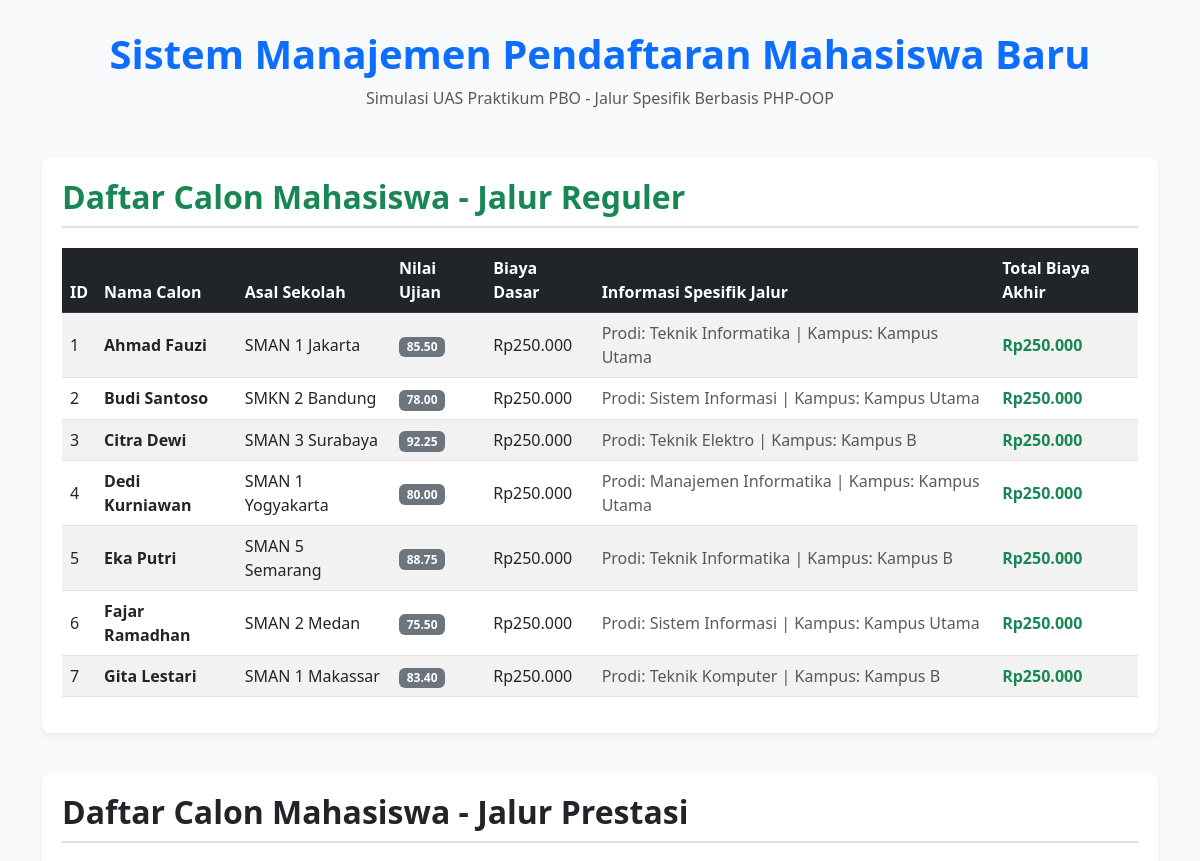
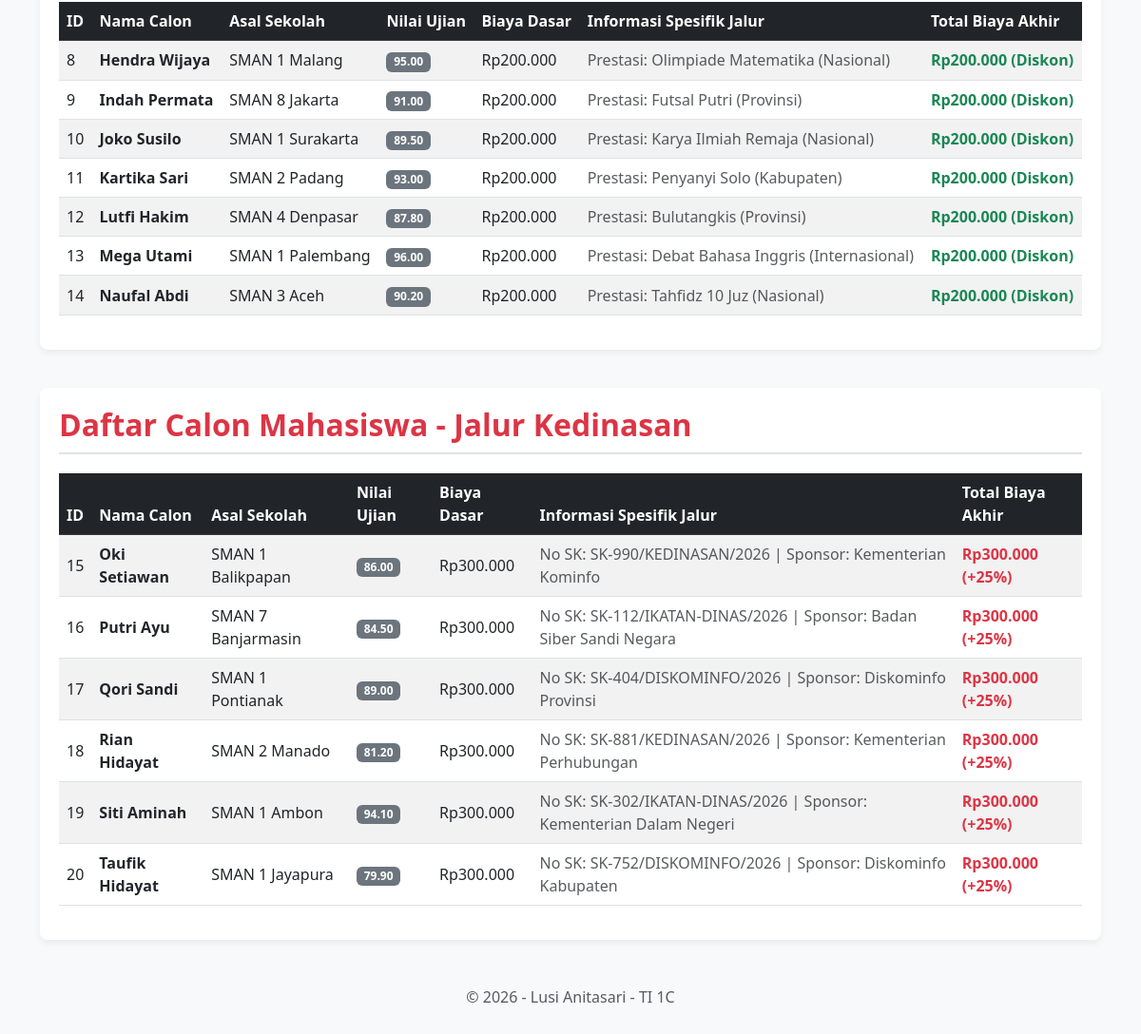
The page / on the database its author committed (2 pictures, top to bottom).
### tables this page shows
CREATE TABLE `tabel_pendaftaran` (
  `id_pendaftaran` int NOT NULL,
  `nama_calon` varchar(100) NOT NULL,
  `asal_sekolah` varchar(100) NOT NULL,
  `nilai_ujian` decimal(5,2) NOT NULL,
  `biaya_pendaftaran_dasar` int NOT NULL,
  `jalur_pendaftaran` enum('Reguler','Prestasi','Kedinasan') NOT NULL,
  `pilihan_prodi` varchar(100) DEFAULT NULL,
  `lokasi_kampus` varchar(100) DEFAULT NULL,
  `jenis_prestasi` varchar(100) DEFAULT NULL,
  `tingkat_prestasi` varchar(50) DEFAULT NULL,
  `sk_ikatan_dinas` varchar(100) DEFAULT NULL,
  `instansi_sponsor` varchar(100) DEFAULT NULL
);

### PendaftaranReguler.php (called while the page is built, shortened)
<?php
require_once 'Pendaftaran.php';
class PendaftaranReguler extends Pendaftaran {
    private $pilihanProdi;
    private $lokasiKampus;
    public function __construct($id_pendaftaran, $nama_calon, $asal_sekolah, $nilai_ujian, $biayaPendaftaranDasar, $pilihanProdi, $lokasiKampus) {
        $this->pilihanProdi = $pilihanProdi;
        $this->lokasiKampus = $lokasiKampus;
    }
    public static function getDaftarReguler($db) {
        $query = "SELECT * FROM tabel_pendaftaran WHERE jalur_pendaftaran = 'Reguler'";
        return mysqli_query($db, $query);
    }
    public function hitungTotalBiaya() {
        return $this->biayaPendaftaranDasar;
    }
    public function tampilkanInfoJalur() {
        return "Prodi: " . $this->pilihanProdi . " | Kampus: " . $this->lokasiKampus;
    }
}

### Pendaftaran.php (called while the page is built, shortened)
<?php
abstract class Pendaftaran {
    public function __construct($id_pendaftaran, $nama_calon, $asal_sekolah, $nilai_ujian, $biayaPendaftaranDasar) {
        $this->biayaPendaftaranDasar = $biayaPendaftaranDasar;
    }
}

### PendaftaranPrestasi.php (called while the page is built, shortened)
<?php
require_once 'Pendaftaran.php';
class PendaftaranPrestasi extends Pendaftaran {
    private $jenisPrestasi;
    private $tingkatPrestasi;
    public function __construct($id_pendaftaran, $nama_calon, $asal_sekolah, $nilai_ujian, $biayaPendaftaranDasar, $jenisPrestasi, $tingkatPrestasi) {
        $this->jenisPrestasi = $jenisPrestasi;
        $this->tingkatPrestasi = $tingkatPrestasi;
    }
    public static function getDaftarPrestasi($db) {
        $query = "SELECT * FROM tabel_pendaftaran WHERE jalur_pendaftaran = 'Prestasi'";
        return mysqli_query($db, $query);
    }
    public function hitungTotalBiaya() {
        return $this->biayaPendaftaranDasar;
    }
    public function tampilkanInfoJalur() {
        return "Prestasi: " . $this->jenisPrestasi . " (" . $this->tingkatPrestasi . ")";
    }
}

### PendaftaranKedinasan.php (called while the page is built, shortened)
<?php
require_once 'Pendaftaran.php';
class PendaftaranKedinasan extends Pendaftaran {
    private $skIkatanDinas;
    private $instansiSponsor;
    public function __construct($id_pendaftaran, $nama_calon, $asal_sekolah, $nilai_ujian, $biayaPendaftaranDasar, $skIkatanDinas, $instansiSponsor) {
        $this->skIkatanDinas = $skIkatanDinas;
        $this->instansiSponsor = $instansiSponsor;
    }
    public static function getDaftarKedinasan($db) {
        $query = "SELECT * FROM tabel_pendaftaran WHERE jalur_pendaftaran = 'Kedinasan'";
        return mysqli_query($db, $query);
    }
    public function hitungTotalBiaya() {
        return $this->biayaPendaftaranDasar;
    }
    public function tampilkanInfoJalur() {
        return "No SK: " . $this->skIkatanDinas . " | Sponsor: " . $this->instansiSponsor;
    }
}

### index.php (the view, shortened to what this page needs)
<?php
require_once __DIR__ . '/koneksi/koneksi.php';
require_once __DIR__ . '/Pendaftaran.php';
require_once __DIR__ . '/PendaftaranReguler.php';
require_once __DIR__ . '/PendaftaranPrestasi.php';
require_once __DIR__ . '/PendaftaranKedinasan.php';
$dataReguler   = PendaftaranReguler::getDaftarReguler($koneksi);
$dataPrestasi  = PendaftaranPrestasi::getDaftarPrestasi($koneksi);
$dataKedinasan = PendaftaranKedinasan::getDaftarKedinasan($koneksi);
?>
<!DOCTYPE html>
<html lang="id">
<head>
    <link href="https://cdn.jsdelivr.net/npm/bootstrap@5.3.0/dist/css/bootstrap.min.css" rel="stylesheet">
</head>
<body>
<div class="container">
    <div class="text-center mb-5">
        <h1 class="fw-bold text-primary">Sistem Manajemen Pendaftaran Mahasiswa Baru</h1>
        <p class="text-muted">Simulasi UAS Praktikum PBO - Jalur Spesifik Berbasis PHP-OOP</p>
    </div>
    <div class="table-container">
        <h2 class="text-success">Daftar Calon Mahasiswa - Jalur Reguler</h2>
        <table class="table table-striped table-hover align-middle">
            <thead class="table-dark">
                <tr>
                    <th>ID</th>
                    <th>Nama Calon</th>
                    <th>Asal Sekolah</th>
                    <th>Nilai Ujian</th>
                    <th>Biaya Dasar</th>
                    <th>Informasi Spesifik Jalur</th>
                    <th>Total Biaya Akhir</th>
                </tr>
            </thead>
            <tbody>
                <?php while ($row = mysqli_fetch_assoc($dataReguler)):
                    $mhs = new PendaftaranReguler(
                        $row['id_pendaftaran'], $row['nama_calon'], $row['asal_sekolah'],
                        $row['nilai_ujian'], $row['biaya_pendaftaran_dasar'],
                        $row['pilihan_prodi'], $row['lokasi_kampus']
                    );
                ?>
                <tr>
                    <td><?= $row['id_pendaftaran']; ?></td>
                    <td><strong><?= $row['nama_calon']; ?></strong></td>
                    <td><?= $row['asal_sekolah']; ?></td>
                    <td><span class="badge bg-secondary"><?= $row['nilai_ujian']; ?></span></td>
                    <td>Rp<?= number_format($row['biaya_pendaftaran_dasar'], 0, ',', '.'); ?></td>
                    <td><span class="text-muted"><?= $mhs->tampilkanInfoJalur(); ?></span></td>
                    <td class="fw-bold text-success">Rp<?= number_format($mhs->hitungTotalBiaya(), 0, ',', '.'); ?></td>
                </tr>
                <?php endwhile; ?>
            </tbody>
        </table>
    </div>
    <div class="table-container">
        <h2 class="text-warning text-dark">Daftar Calon Mahasiswa - Jalur Prestasi</h2>
        <table class="table table-striped table-hover align-middle">
            <thead class="table-dark">
                <tr>
                    <th>ID</th>
                    <th>Nama Calon</th>
                    <th>Asal Sekolah</th>
                    <th>Nilai Ujian</th>
                    <th>Biaya Dasar</th>
                    <th>Informasi Spesifik Jalur</th>
                    <th>Total Biaya Akhir</th>
                </tr>
            </thead>
            <tbody>
                <?php while ($row = mysqli_fetch_assoc($dataPrestasi)):
                    $mhs = new PendaftaranPrestasi(
                        $row['id_pendaftaran'], $row['nama_calon'], $row['asal_sekolah'],
                        $row['nilai_ujian'], $row['biaya_pendaftaran_dasar'],
                        $row['jenis_prestasi'], $row['tingkat_prestasi']
                    );
                ?>
                <tr>
                    <td><?= $row['id_pendaftaran']; ?></td>
                    <td><strong><?= $row['nama_calon']; ?></strong></td>
                    <td><?= $row['asal_sekolah']; ?></td>
                    <td><span class="badge bg-secondary"><?= $row['nilai_ujian']; ?></span></td>
                    <td>Rp<?= number_format($row['biaya_pendaftaran_dasar'], 0, ',', '.'); ?></td>
                    <td><span class="text-muted"><?= $mhs->tampilkanInfoJalur(); ?></span></td>
                    <td class="fw-bold text-success">Rp<?= number_format($mhs->hitungTotalBiaya(), 0, ',', '.'); ?> (Diskon)</td>
                </tr>
                <?php endwhile; ?>
            </tbody>
        </table>
    </div>
    <div class="table-container">
        <h2 class="text-danger">Daftar Calon Mahasiswa - Jalur Kedinasan</h2>
        <table class="table table-striped table-hover align-middle">
            <thead class="table-dark">
                <tr>
                    <th>ID</th>
                    <th>Nama Calon</th>
                    <th>Asal Sekolah</th>
                    <th>Nilai Ujian</th>
                    <th>Biaya Dasar</th>
                    <th>Informasi Spesifik Jalur</th>
                    <th>Total Biaya Akhir</th>
                </tr>
            </thead>
            <tbody>
                <?php while ($row = mysqli_fetch_assoc($dataKedinasan)):
                    $mhs = new PendaftaranKedinasan(
                        $row['id_pendaftaran'], $row['nama_calon'], $row['asal_sekolah'],
                        $row['nilai_ujian'], $row['biaya_pendaftaran_dasar'],
                        $row['sk_ikatan_dinas'], $row['instansi_sponsor']
                    );
                ?>
                <tr>
                    <td><?= $row['id_pendaftaran']; ?></td>
                    <td><strong><?= $row['nama_calon']; ?></strong></td>
                    <td><?= $row['asal_sekolah']; ?></td>
                    <td><span class="badge bg-secondary"><?= $row['nilai_ujian']; ?></span></td>
                    <td>Rp<?= number_format($row['biaya_pendaftaran_dasar'], 0, ',', '.'); ?></td>
                    <td><span class="text-muted"><?= $mhs->tampilkanInfoJalur(); ?></span></td>
                    <td class="fw-bold text-danger">Rp<?= number_format($mhs->hitungTotalBiaya(), 0, ',', '.'); ?> (+25%)</td>
                </tr>
                <?php endwhile; ?>
            </tbody>
        </table>
    </div>
</div>
<footer class="text-center text-muted my-5">
    <p>&copy; 2026 - Lusi Anitasari - TI 1C</p>
</footer>
</body>
</html>

### index.php (style rules this page uses)
body { background-color: #f8f9fa; padding-top: 30px; }
.table-container { background: #ffffff; padding: 20px; border-radius: 8px; box-shadow: 0 4px 6px rgba(0,0,0,0.05); margin-bottom: 40px; }
h2 { color: #2c3e50; font-weight: 600; margin-bottom: 20px; border-bottom: 2px solid #dee2e6; padding-bottom: 10px; }

### rows shown on the page
tabel_pendaftaran: id_pendaftaran "1", nama_calon "Ahmad Fauzi", asal_sekolah "SMAN 1 Jakarta", nilai_ujian "85.50", biaya_pendaftaran_dasar "250.000", $mhs->tampilkanInfoJalur() "Prodi: Teknik Informatika | Kampus: Kampus Utama"
tabel_pendaftaran: id_pendaftaran "2", nama_calon "Budi Santoso", asal_sekolah "SMKN 2 Bandung", nilai_ujian "78.00", biaya_pendaftaran_dasar "250.000", $mhs->tampilkanInfoJalur() "Prodi: Sistem Informasi | Kampus: Kampus Utama"
tabel_pendaftaran: id_pendaftaran "3", nama_calon "Citra Dewi", asal_sekolah "SMAN 3 Surabaya", nilai_ujian "92.25", biaya_pendaftaran_dasar "250.000", $mhs->tampilkanInfoJalur() "Prodi: Teknik Elektro | Kampus: Kampus B"
tabel_pendaftaran: id_pendaftaran "4", nama_calon "Dedi Kurniawan", asal_sekolah "SMAN 1 Yogyakarta", nilai_ujian "80.00", biaya_pendaftaran_dasar "250.000", $mhs->tampilkanInfoJalur() "Prodi: Manajemen Informatika | Kampus: Kampus Utama"
tabel_pendaftaran: id_pendaftaran "5", nama_calon "Eka Putri", asal_sekolah "SMAN 5 Semarang", nilai_ujian "88.75", biaya_pendaftaran_dasar "250.000", $mhs->tampilkanInfoJalur() "Prodi: Teknik Informatika | Kampus: Kampus B"
tabel_pendaftaran: id_pendaftaran "6", nama_calon "Fajar Ramadhan", asal_sekolah "SMAN 2 Medan", nilai_ujian "75.50", biaya_pendaftaran_dasar "250.000", $mhs->tampilkanInfoJalur() "Prodi: Sistem Informasi | Kampus: Kampus Utama"
tabel_pendaftaran: id_pendaftaran "7", nama_calon "Gita Lestari", asal_sekolah "SMAN 1 Makassar", nilai_ujian "83.40", biaya_pendaftaran_dasar "250.000", $mhs->tampilkanInfoJalur() "Prodi: Teknik Komputer | Kampus: Kampus B"
tabel_pendaftaran: id_pendaftaran "8", nama_calon "Hendra Wijaya", asal_sekolah "SMAN 1 Malang", nilai_ujian "95.00", biaya_pendaftaran_dasar "200.000", $mhs->tampilkanInfoJalur() "Prestasi: Olimpiade Matematika (Nasional)"
tabel_pendaftaran: id_pendaftaran "9", nama_calon "Indah Permata", asal_sekolah "SMAN 8 Jakarta", nilai_ujian "91.00", biaya_pendaftaran_dasar "200.000", $mhs->tampilkanInfoJalur() "Prestasi: Futsal Putri (Provinsi)"
tabel_pendaftaran: id_pendaftaran "10", nama_calon "Joko Susilo", asal_sekolah "SMAN 1 Surakarta", nilai_ujian "89.50", biaya_pendaftaran_dasar "200.000", $mhs->tampilkanInfoJalur() "Prestasi: Karya Ilmiah Remaja (Nasional)"
tabel_pendaftaran: id_pendaftaran "11", nama_calon "Kartika Sari", asal_sekolah "SMAN 2 Padang", nilai_ujian "93.00", biaya_pendaftaran_dasar "200.000", $mhs->tampilkanInfoJalur() "Prestasi: Penyanyi Solo (Kabupaten)"
tabel_pendaftaran: id_pendaftaran "12", nama_calon "Lutfi Hakim", asal_sekolah "SMAN 4 Denpasar", nilai_ujian "87.80", biaya_pendaftaran_dasar "200.000", $mhs->tampilkanInfoJalur() "Prestasi: Bulutangkis (Provinsi)"
tabel_pendaftaran: id_pendaftaran "13", nama_calon "Mega Utami", asal_sekolah "SMAN 1 Palembang", nilai_ujian "96.00", biaya_pendaftaran_dasar "200.000", $mhs->tampilkanInfoJalur() "Prestasi: Debat Bahasa Inggris (Internasional)"
tabel_pendaftaran: id_pendaftaran "14", nama_calon "Naufal Abdi", asal_sekolah "SMAN 3 Aceh", nilai_ujian "90.20", biaya_pendaftaran_dasar "200.000", $mhs->tampilkanInfoJalur() "Prestasi: Tahfidz 10 Juz (Nasional)"
tabel_pendaftaran: id_pendaftaran "15", nama_calon "Oki Setiawan", asal_sekolah "SMAN 1 Balikpapan", nilai_ujian "86.00", biaya_pendaftaran_dasar "300.000", $mhs->tampilkanInfoJalur() "No SK: SK-990/KEDINASAN/2026 | Sponsor: Kementerian Kominfo"
tabel_pendaftaran: id_pendaftaran "16", nama_calon "Putri Ayu", asal_sekolah "SMAN 7 Banjarmasin", nilai_ujian "84.50", biaya_pendaftaran_dasar "300.000", $mhs->tampilkanInfoJalur() "No SK: SK-112/IKATAN-DINAS/2026 | Sponsor: Badan Siber Sandi Negara"
tabel_pendaftaran: id_pendaftaran "17", nama_calon "Qori Sandi", asal_sekolah "SMAN 1 Pontianak", nilai_ujian "89.00", biaya_pendaftaran_dasar "300.000", $mhs->tampilkanInfoJalur() "No SK: SK-404/DISKOMINFO/2026 | Sponsor: Diskominfo Provinsi"
tabel_pendaftaran: id_pendaftaran "18", nama_calon "Rian Hidayat", asal_sekolah "SMAN 2 Manado", nilai_ujian "81.20", biaya_pendaftaran_dasar "300.000", $mhs->tampilkanInfoJalur() "No SK: SK-881/KEDINASAN/2026 | Sponsor: Kementerian Perhubungan"
tabel_pendaftaran: id_pendaftaran "19", nama_calon "Siti Aminah", asal_sekolah "SMAN 1 Ambon", nilai_ujian "94.10", biaya_pendaftaran_dasar "300.000", $mhs->tampilkanInfoJalur() "No SK: SK-302/IKATAN-DINAS/2026 | Sponsor: Kementerian Dalam Negeri"
tabel_pendaftaran: id_pendaftaran "20", nama_calon "Taufik Hidayat", asal_sekolah "SMAN 1 Jayapura", nilai_ujian "79.90", biaya_pendaftaran_dasar "300.000", $mhs->tampilkanInfoJalur() "No SK: SK-752/DISKOMINFO/2026 | Sponsor: Diskominfo Kabupaten"
